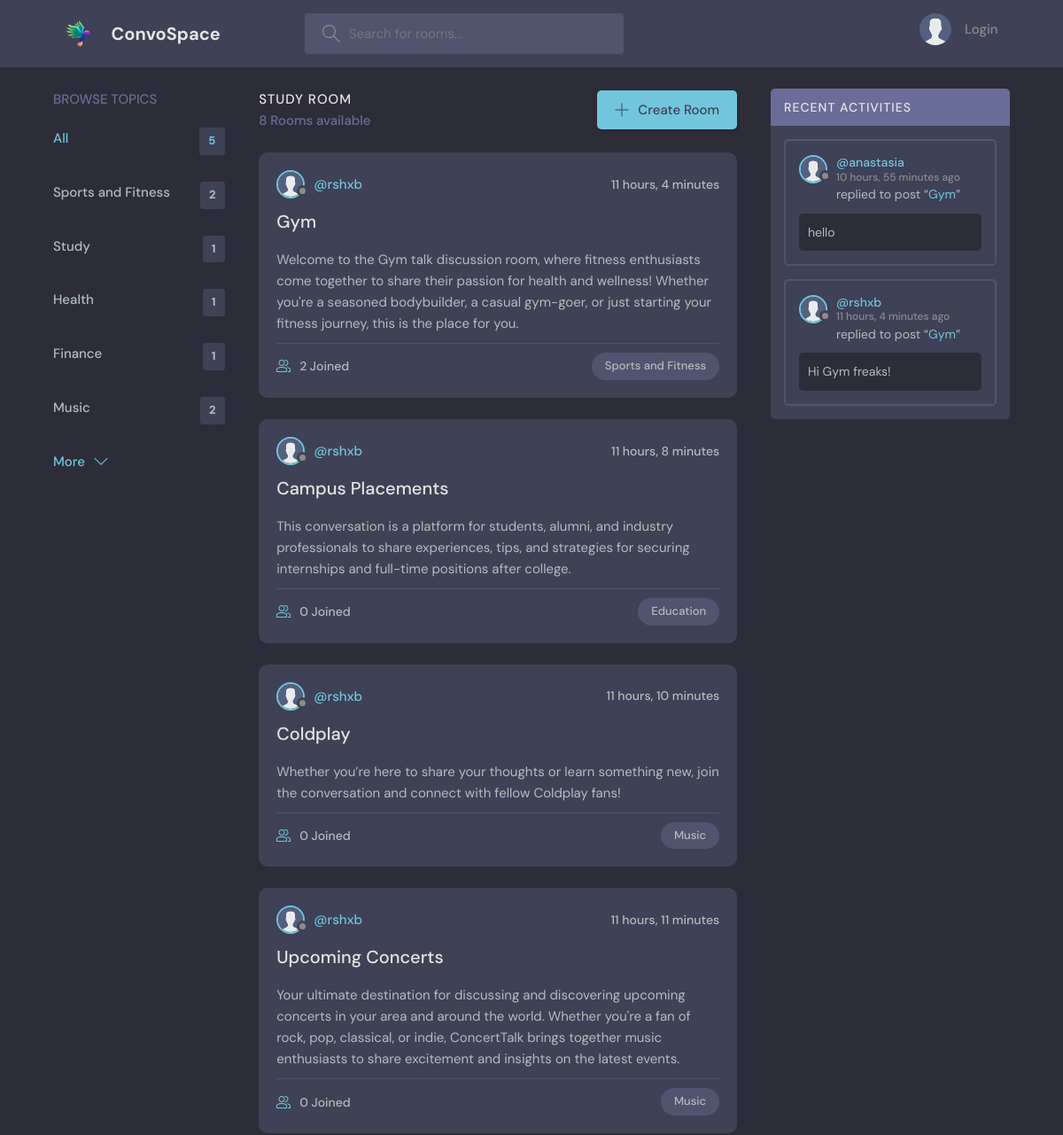
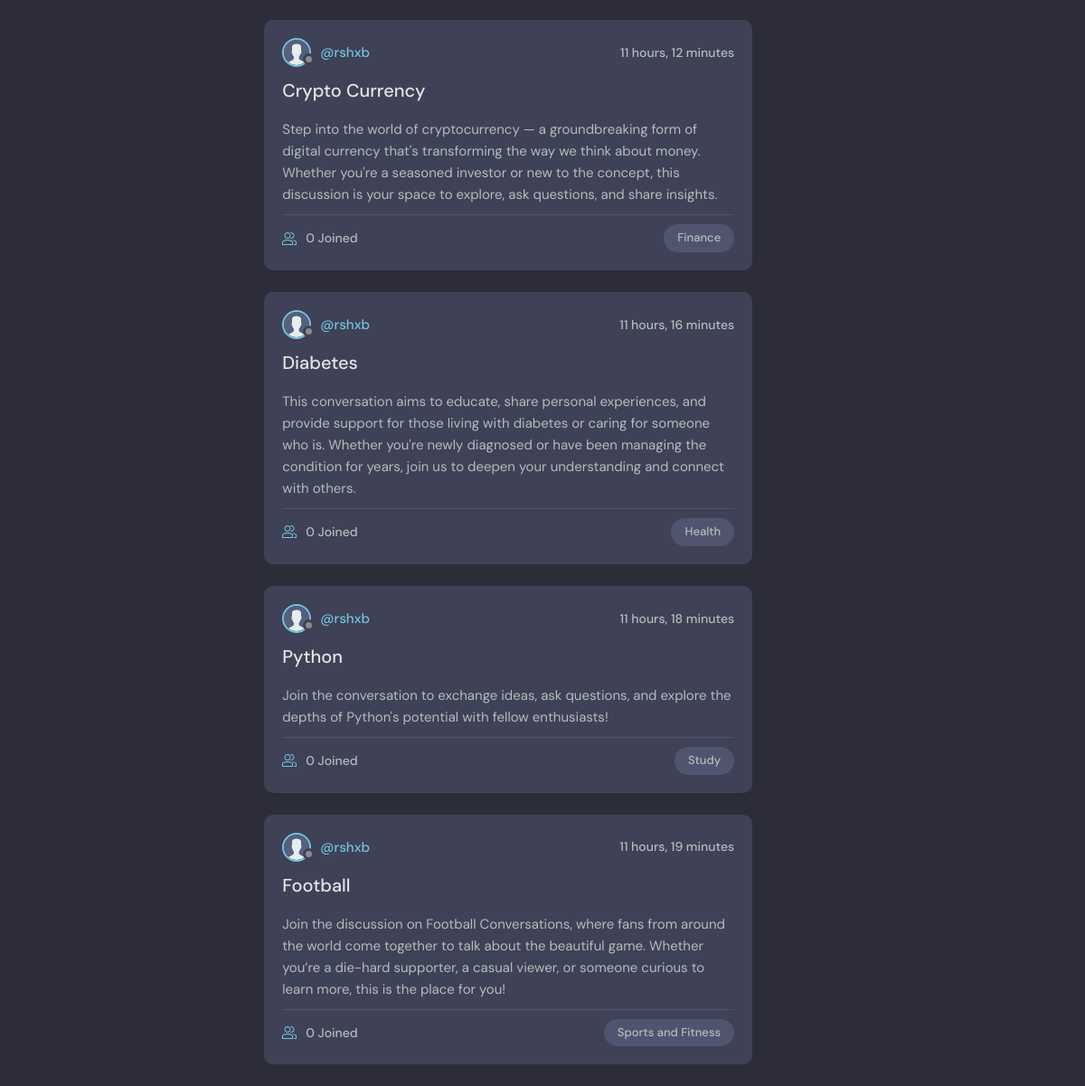
The page / on the database its author committed (2 pictures, top to bottom).
### base/models.py (models this page shows, shortened)
class Topic(models.Model):
  name = models.CharField(max_length = 200)

class Room(models.Model):
  host =  models.ForeignKey(User, on_delete=models.SET_NULL, null = True)
  topic =models.ForeignKey(Topic,on_delete=models.SET_NULL, null = True)
  name = models.CharField(max_length = 200)
  description = models.TextField(null = True, blank = True)
  participants = models.ManyToManyField(User, related_name='participants', blank=True)
  updated = models.DateTimeField(auto_now = True)
  created = models.DateTimeField(auto_now_add = True)
  class Meta():
    ordering = ['-updated','-created']
  def __str__(self):
    return self.name

class Message(models.Model):
  user = models.ForeignKey(User,on_delete=models.CASCADE)
  room = models.ForeignKey(Room,on_delete=models.CASCADE)
  body = models.TextField()
  updated = models.DateTimeField(auto_now = True)
  created = models.DateTimeField(auto_now_add = True)
  class Meta():
    ordering = ['-updated','-created']

### base/views.py (the view)
# urls.py: path('', views.home, name="home"),
def home(request):
    q = request.GET.get('q') if request.GET.get('q') != None else ''
    rooms = Room.objects.filter(
        Q(topic__name__icontains = q) |
        Q(description__icontains = q) |
        Q(name__icontains = q)
        )
    room_count = rooms.count()
    room_messages = Message.objects.filter(
        Q(room__topic__name__icontains = q)
    )
    topics = Topic.objects.all()[0:5]
    context = {'rooms' : rooms, 'topics' : topics, "room_count" : room_count,
                'room_messages': room_messages}
    return render(request, 'base/home.html', context)

### base/templates/base/home.html (shortened to what this page needs)
{% extends 'main.html' %} {% block content %}
<main class="layout layout--3">
  <div class="container">
    {% include 'base/topic_component.html' %}
    <div class="roomList">
      <div class="roomList__header">
        <div>
          <h2>Study Room</h2>
          <p>{{rooms.count}} Rooms available</p>
        </div>
        <a class="btn btn--main" href="{% url 'roomform' %}">
          <svg
            version="1.1"
            xmlns="http://www.w3.org/2000/svg"
            width="32"
            height="32"
            viewBox="0 0 32 32"
          >
            <title>add</title>
            <path
              d="M16.943 0.943h-1.885v14.115h-14.115v1.885h14.115v14.115h1.885v-14.115h14.115v-1.885h-14.115v-14.115z"
            ></path>
          </svg>
          Create Room
        </a>
      </div>
      {% include 'base/feed_component.html' %}
    </div>
    {% include 'base/activity_component.html' %}
  </div>
</main>
{% endblock content %}

### base/templates/base/topic_component.html
<div class="topics">
  <div class="topics__header">
    <h2>Browse Topics</h2>
  </div>
  <ul class="topics__list">
    <li>
      <a href="{% url 'home' %}" class="active"
        >All <span>{{topics.count}}</span></a
      >
    </li>
    {% for topic in topics %}
    <li>
      <a href="{% url 'home'%}?q={{topic.name}}"
        >{{topic.name}} <span>{{topic.room_set.all.count}}</span></a
      >
    </li>
    {% endfor %}
  </ul>
  <a class="btn btn--link" href="{% url 'topics-page' %}">
    More
    <svg
      version="1.1"
      xmlns="http://www.w3.org/2000/svg"
      width="32"
      height="32"
      viewBox="0 0 32 32"
    >
      <title>chevron-down</title>
      <path d="M16 21l-13-13h-3l16 16 16-16h-3l-13 13z"></path>
    </svg>
  </a>
</div>

### base/templates/base/feed_component.html (shortened to what this page needs)
{% load static %} {% for room in rooms%}
<div class="roomListRoom">
  <div class="roomListRoom__header">
    <a
      href="{% url 'user-profile' room.host.id %}"
      class="roomListRoom__author"
    >
      <div class="avatar avatar--small">
        <img src="{% static 'images/avatar.svg' %}" />
      </div>
      <span>@{{room.host.username}}</span>
    </a>
    <div class="roomListRoom__actions">
      <span>{{room.created|timesince}}</span>
    </div>
  </div>
  <div class="roomListRoom__content">
    <a href="{% url 'room' room.id %}">{{room.name}}</a>
    <p>{{room.description}}</p>
  </div>
  <div class="roomListRoom__meta">
    <a href="{% url 'room' room.id %}" class="roomListRoom__joined">
      {{room.participants.all.count}} Joined
    </a>
    <p class="roomListRoom__topic">{{room.topic.name}}</p>
  </div>
</div>
{%endfor%}

### base/templates/base/activity_component.html (shortened to what this page needs)
{% load static %}
<div class="activities">
  <div class="activities__header">
    <h2>Recent Activities</h2>
  </div>
  {%for message in room_messages%}
  <div class="activities__box">
    <div class="activities__boxHeader roomListRoom__header">
      <a
        href="{% url 'user-profile' message.user.id %}"
        class="roomListRoom__author"
      >
        <div class="avatar avatar--small">
          <img src="{% static 'images/avatar.svg' %}" />
        </div>
        <p>
          @{{message.user}}
          <span>{{message.created|timesince}} ago</span>
        </p>
      </a>
    </div>
    <div class="activities__boxContent">
      <p>
        replied to post “<a href="{% url 'room' message.room.id %}"
          >{{message.room}}</a
        >”
      </p>
      <div class="activities__boxRoomContent">{{message.body}}</div>
    </div>
  </div>
  {% endfor %}
</div>

### rows shown on the page
Topic: name "Sports and Fitness", room_set.all.count "2"
Topic: name "Study", room_set.all.count "1"
Topic: name "Health", room_set.all.count "1"
Topic: name "Finance", room_set.all.count "1"
Topic: name "Music", room_set.all.count "2"
Room: host.username "rshxb", created "11 hours, 4 minutes", name "Gym", description "Welcome to the Gym talk discussion room, where fitness enthusiasts come together to share their passion for health and wellness! Whether you're a seasoned bodybuilder, a casual gym-goer, or just starting your fitness journey, this is the place for you.", participants.all.count "2", topic.name "Sports and Fitness"
Room: host.username "rshxb", created "11 hours, 8 minutes", name "Campus Placements", description "This conversation is a platform for students, alumni, and industry professionals to share experiences, tips, and strategies for securing internships and full-time positions after college.", participants.all.count "0", topic.name "Education"
Room: host.username "rshxb", created "11 hours, 10 minutes", name "Coldplay", description "Whether you’re here to share your thoughts or learn something new, join the conversation and connect with fellow Coldplay fans!", participants.all.count "0", topic.name "Music"
Room: host.username "rshxb", created "11 hours, 11 minutes", name "Upcoming Concerts", description "Your ultimate destination for discussing and discovering upcoming concerts in your area and around the world. Whether you're a fan of rock, pop, classical, or indie, ConcertTalk brings together music enthusiasts to share excitement and insights on the latest events.", participants.all.count "0", topic.name "Music"
Room: host.username "rshxb", created "11 hours, 12 minutes", name "Crypto Currency", description "Step into the world of cryptocurrency — a groundbreaking form of digital currency that's transforming the way we think about money. Whether you're a seasoned investor or new to the concept, this discussion is your space to explore, ask questions, and share insights.", participants.all.count "0", topic.name "Finance"
Room: host.username "rshxb", created "11 hours, 16 minutes", name "Diabetes", description "This conversation aims to educate, share personal experiences, and provide support for those living with diabetes or caring for someone who is. Whether you're newly diagnosed or have been managing the condition for years, join us to deepen your understanding and connect with others.", participants.all.count "0", topic.name "Health"
Room: host.username "rshxb", created "11 hours, 18 minutes", name "Python", description "Join the conversation to exchange ideas, ask questions, and explore the depths of Python's potential with fellow enthusiasts!", participants.all.count "0", topic.name "Study"
Room: host.username "rshxb", created "11 hours, 19 minutes", name "Football", description "Join the discussion on Football Conversations, where fans from around the world come together to talk about the beautiful game. Whether you’re a die-hard supporter, a casual viewer, or someone curious to learn more, this is the place for you!", participants.all.count "0", topic.name "Sports and Fitness"
Message: user "anastasia", created "10 hours, 55 minutes", room "Gym", body "hello"
Message: user "rshxb", created "11 hours, 4 minutes", room "Gym", body "Hi Gym freaks!"

### other values the page prints
{{ topics.count }} "5"
{{ rooms.count }} "8"
